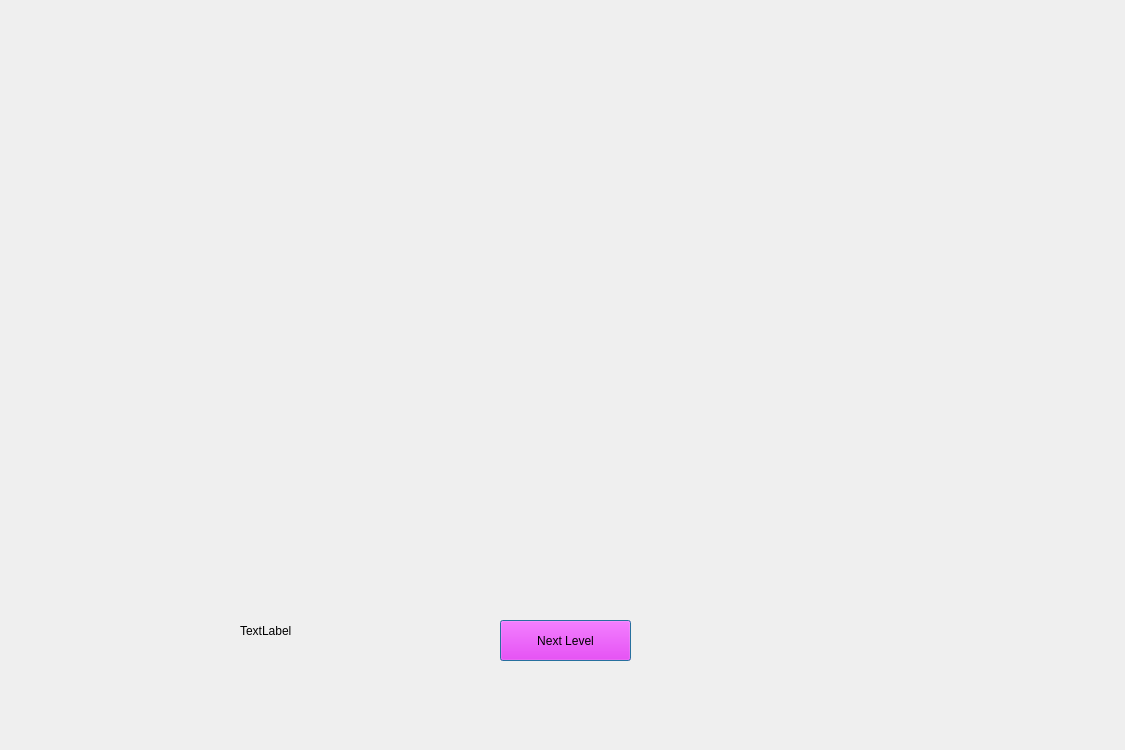
<?xml version="1.0" encoding="UTF-8"?>
<ui version="4.0">
 <class>WonLevel</class>
 <widget class="QDialog" name="WonLevel">
  <property name="geometry">
   <rect>
    <x>0</x>
    <y>0</y>
    <width>1125</width>
    <height>750</height>
   </rect>
  </property>
  <property name="windowTitle">
   <string>Dialog</string>
  </property>
  <widget class="QLabel" name="nextlevellabel">
   <property name="geometry">
    <rect>
     <x>0</x>
     <y>0</y>
     <width>1121</width>
     <height>751</height>
    </rect>
   </property>
   <property name="text">
    <string/>
   </property>
  </widget>
  <widget class="QPushButton" name="pushButton">
   <property name="geometry">
    <rect>
     <x>500</x>
     <y>620</y>
     <width>131</width>
     <height>41</height>
    </rect>
   </property>
   <property name="palette">
    <palette>
     <active>
      <colorrole role="Button">
       <brush brushstyle="SolidPattern">
        <color alpha="255">
         <red>255</red>
         <green>0</green>
         <blue>255</blue>
        </color>
       </brush>
      </colorrole>
     </active>
     <inactive>
      <colorrole role="Button">
       <brush brushstyle="SolidPattern">
        <color alpha="255">
         <red>255</red>
         <green>0</green>
         <blue>255</blue>
        </color>
       </brush>
      </colorrole>
     </inactive>
     <disabled>
      <colorrole role="Button">
       <brush brushstyle="SolidPattern">
        <color alpha="255">
         <red>255</red>
         <green>0</green>
         <blue>255</blue>
        </color>
       </brush>
      </colorrole>
     </disabled>
    </palette>
   </property>
   <property name="styleSheet">
    <string notr="true">font: 12pt &quot;Times New Roman&quot;;</string>
   </property>
   <property name="text">
    <string>Next Level</string>
   </property>
  </widget>
  <widget class="QLabel" name="LevelLabel">
   <property name="geometry">
    <rect>
     <x>240</x>
     <y>600</y>
     <width>221</width>
     <height>61</height>
    </rect>
   </property>
   <property name="text">
    <string>TextLabel</string>
   </property>
  </widget>
 </widget>
 <resources/>
 <connections/>
</ui>
